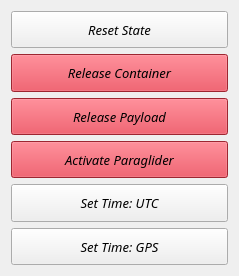
   <widget class="QWidget" name="telemetry_container_5" native="true">
    <property name="geometry">
     <rect>
      <x>510</x>
      <y>1050</y>
      <width>239</width>
      <height>276</height>
     </rect>
    </property>
    <layout class="QGridLayout" name="gridLayout_17">
     <item row="5" column="0">
      <widget class="QPushButton" name="set_time_utc_button">
       <property name="sizePolicy">
        <sizepolicy hsizetype="Minimum" vsizetype="Minimum">
         <horstretch>0</horstretch>
         <verstretch>0</verstretch>
        </sizepolicy>
       </property>
       <property name="font">
        <font>
         <family>Sans Serif Collection</family>
         <pointsize>10</pointsize>
         <italic>true</italic>
        </font>
       </property>
       <property name="text">
        <string>Set Time: UTC</string>
       </property>
      </widget>
     </item>
     <item row="2" column="0">
      <widget class="QPushButton" name="release_payload_button">
       <property name="sizePolicy">
        <sizepolicy hsizetype="Minimum" vsizetype="Minimum">
         <horstretch>0</horstretch>
         <verstretch>0</verstretch>
        </sizepolicy>
       </property>
       <property name="font">
        <font>
         <family>Sans Serif Collection</family>
         <pointsize>10</pointsize>
         <weight>50</weight>
         <italic>true</italic>
         <bold>false</bold>
        </font>
       </property>
       <property name="styleSheet">
        <string notr="true">QPushButton{background-color: rgba(220, 53, 69, 1);} QPushButton:hover{background-color: rgba(200, 45, 59, 1);}</string>
       </property>
       <property name="text">
        <string>Release Payload</string>
       </property>
      </widget>
     </item>
     <item row="0" column="0">
      <widget class="QPushButton" name="reset_state_button">
       <property name="sizePolicy">
        <sizepolicy hsizetype="Minimum" vsizetype="Minimum">
         <horstretch>0</horstretch>
         <verstretch>0</verstretch>
        </sizepolicy>
       </property>
       <property name="font">
        <font>
         <family>Sans Serif Collection</family>
         <pointsize>10</pointsize>
         <italic>true</italic>
        </font>
       </property>
       <property name="text">
        <string>Reset State</string>
       </property>
      </widget>
     </item>
     <item row="6" column="0">
      <widget class="QPushButton" name="set_time_gps_button">
       <property name="sizePolicy">
        <sizepolicy hsizetype="Minimum" vsizetype="Minimum">
         <horstretch>0</horstretch>
         <verstretch>0</verstretch>
        </sizepolicy>
       </property>
       <property name="font">
        <font>
         <family>Sans Serif Collection</family>
         <pointsize>10</pointsize>
         <weight>50</weight>
         <italic>true</italic>
         <bold>false</bold>
        </font>
       </property>
       <property name="styleSheet">
        <string notr="true"/>
       </property>
       <property name="text">
        <string>Set Time: GPS</string>
       </property>
      </widget>
     </item>
     <item row="3" column="0">
      <widget class="QPushButton" name="activate_paraglider_button">
       <property name="sizePolicy">
        <sizepolicy hsizetype="Minimum" vsizetype="Minimum">
         <horstretch>0</horstretch>
         <verstretch>0</verstretch>
        </sizepolicy>
       </property>
       <property name="font">
        <font>
         <family>Sans Serif Collection</family>
         <pointsize>10</pointsize>
         <italic>true</italic>
        </font>
       </property>
       <property name="styleSheet">
        <string notr="true">QPushButton{background-color: rgba(220, 53, 69, 1);} QPushButton:hover{background-color: rgba(200, 45, 59, 1);}</string>
       </property>
       <property name="text">
        <string>Activate Paraglider</string>
       </property>
      </widget>
     </item>
     <item row="1" column="0">
      <widget class="QPushButton" name="release_container_button">
       <property name="sizePolicy">
        <sizepolicy hsizetype="Minimum" vsizetype="Minimum">
         <horstretch>0</horstretch>
         <verstretch>0</verstretch>
        </sizepolicy>
       </property>
       <property name="font">
        <font>
         <family>Sans Serif Collection</family>
         <pointsize>10</pointsize>
         <italic>true</italic>
        </font>
       </property>
       <property name="styleSheet">
        <string notr="true">QPushButton{background-color: rgba(220, 53, 69, 1);} QPushButton:hover{background-color: rgba(200, 45, 59, 1);}</string>
       </property>
       <property name="text">
        <string>Release Container</string>
       </property>
      </widget>
     </item>
    </layout>
   </widget>
